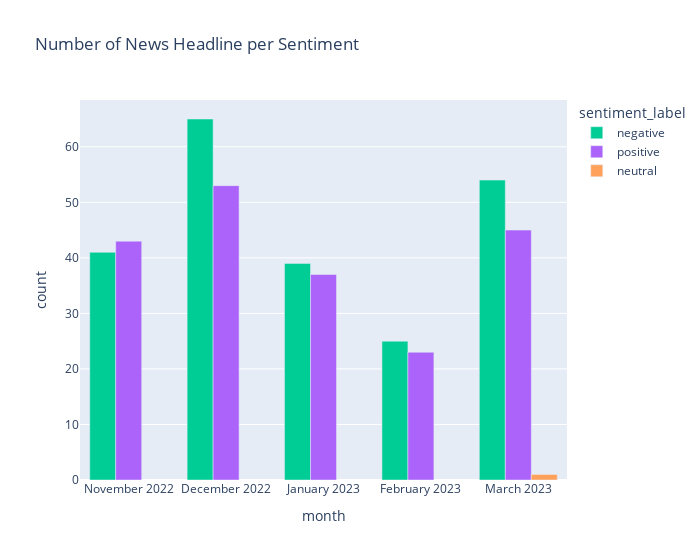

Notebook code for this chart:
### Code cell
months = ["November 2022", "December 2022", "January 2023", "February 2023", "March 2023"]
fig = px.bar(irelandNewsGroupedByMonth, x="month", y="count",
             color='sentiment_label', barmode='group',
             color_discrete_map={
                 "ie": "#FF883E",
                 "uk": "#00247D"
             },
             title="Number of News Headline per Sentiment",
             width=700, labels={'x': 'Parameters', 'y': 'Accuracy'})
fig.update_xaxes(categoryorder='array', categoryarray= months)
fig.show()

### Figure 1 — Plotly figure (JSON) as saved in the notebook; plotly's stock layout.template omitted (floating-point values rounded to 4 significant figures)
{"data": [{"alignmentgroup": "True", "hovertemplate": "sentiment_label=negative<br>month=%{x}<br>count=%{y}<extra></extra>", "legendgroup": "negative", "marker": {"color": "#00cc96", "pattern": {"shape": ""}}, "name": "negative", "offsetgroup": "negative", "orientation": "v", "showlegend": true, "textposition": "auto", "type": "bar", "x": ["December 2022", "February 2023", "January 2023", "March 2023", "November 2022"], "xaxis": "x", "y": [65, 25, 39, 54, 41], "yaxis": "y"}, {"alignmentgroup": "True", "hovertemplate": "sentiment_label=positive<br>month=%{x}<br>count=%{y}<extra></extra>", "legendgroup": "positive", "marker": {"color": "#ab63fa", "pattern": {"shape": ""}}, "name": "positive", "offsetgroup": "positive", "orientation": "v", "showlegend": true, "textposition": "auto", "type": "bar", "x": ["December 2022", "February 2023", "January 2023", "March 2023", "November 2022"], "xaxis": "x", "y": [53, 23, 37, 45, 43], "yaxis": "y"}, {"alignmentgroup": "True", "hovertemplate": "sentiment_label=neutral<br>month=%{x}<br>count=%{y}<extra></extra>", "legendgroup": "neutral", "marker": {"color": "#FFA15A", "pattern": {"shape": ""}}, "name": "neutral", "offsetgroup": "neutral", "orientation": "v", "showlegend": true, "textposition": "auto", "type": "bar", "x": ["March 2023"], "xaxis": "x", "y": [1], "yaxis": "y"}], "layout": {"barmode": "group", "legend": {"title": {"text": "sentiment_label"}, "tracegroupgap": 0}, "title": {"text": "Number of News Headline per Sentiment"}, "width": 700, "xaxis": {"anchor": "y", "categoryarray": ["November 2022", "December 2022", "January 2023", "February 2023", "March 2023"], "categoryorder": "array", "domain": [0, 1], "title": {"text": "month"}}, "yaxis": {"anchor": "x", "domain": [0, 1], "title": {"text": "count"}}}}
